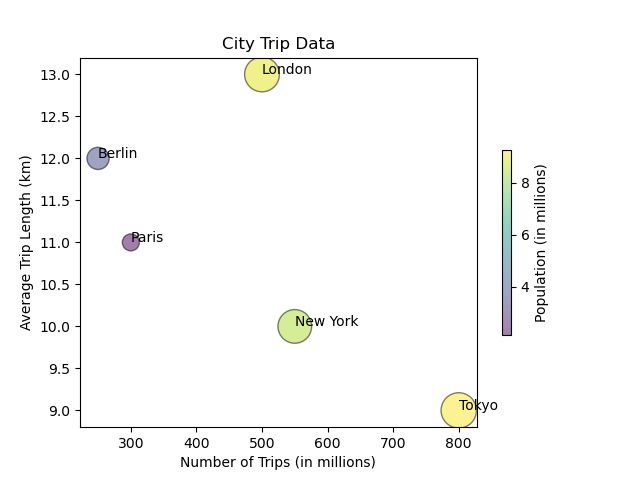

Generate this figure with Python:

import matplotlib.pyplot as plt

# Data
data = [
    {'City': 'New York', 'Number of Trips (in millions)': 550, 'Average Trip Length (km)': 10, 'Population (in millions)': 8.399},
    {'City': 'Tokyo', 'Number of Trips (in millions)': 800, 'Average Trip Length (km)': 9, 'Population (in millions)': 9.273},
    {'City': 'Berlin', 'Number of Trips (in millions)': 250, 'Average Trip Length (km)': 12, 'Population (in millions)': 3.644},
    {'City': 'London', 'Number of Trips (in millions)': 500, 'Average Trip Length (km)': 13, 'Population (in millions)': 8.982},
    {'City': 'Paris', 'Number of Trips (in millions)': 300, 'Average Trip Length (km)': 11, 'Population (in millions)': 2.141}
]

# Extracting data for plotting
cities = [item['City'] for item in data]
trips = [item['Number of Trips (in millions)'] for item in data]
trip_lengths = [item['Average Trip Length (km)'] for item in data]
populations = [item['Population (in millions)'] for item in data]

# Bubble sizes, scale population for better visualization
bubble_sizes = [pop * 70 for pop in populations]

# Create a bubble chart
fig, ax = plt.subplots()

# Scatter plot, with the bubble sizes and also add color variation
scatter = ax.scatter(trips, trip_lengths, s=bubble_sizes, alpha=0.5, c=populations, cmap='viridis', edgecolor='black', linewidth=1)

# Title and labels
ax.set_title('City Trip Data')
ax.set_xlabel('Number of Trips (in millions)')
ax.set_ylabel('Average Trip Length (km)')

# Adding city names as annotations
for i, city in enumerate(cities):
    ax.annotate(city, (trips[i], trip_lengths[i]))

# Add a color bar which maps values to colors.
cbar = plt.colorbar(scatter, shrink=0.5)
cbar.set_label('Population (in millions)')

# Show the plot
plt.show()
